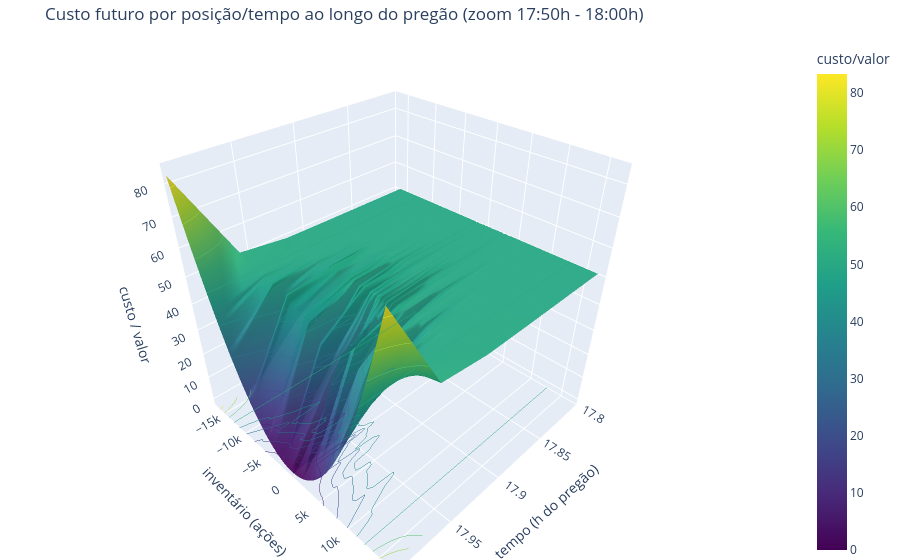

Notebook code cell kept with this figure:
### Markdown cell above
### Surface plot interativo (Plotly)
Gire, dê zoom e use o hover. O HTML fica salvo; focamos na última hora (17h-18h) para ver a parede terminal com mais detalhe.

### Code cell
value_surface_path = REPORT_DIR / 'value_surface.html'
value_surface_path.parent.mkdir(parents=True, exist_ok=True)

if 'time_scale' not in globals():
    start_hour = 10.0
    end_hour = 18.0
    time_scale = (end_hour - start_hour) / grid.T

if 'inv_scale' not in globals():
    inv_scale = 1.0

time_hours = grid.t * time_scale + start_hour
inventory_shares = grid.x * inv_scale
mask = (time_hours >= 17.0) & (time_hours <= 18.0)
if not mask.any():
    mask = time_hours >= (time_hours.max() - 1.0)
time_slice = time_hours[mask]
value_slice = U_all[mask]

value_surface = go.Figure(
    data=[
        go.Surface(
            x=time_slice,
            y=inventory_shares,
            z=value_slice.T,
            colorscale="Viridis",
            colorbar_title="custo/valor",
            showscale=True,
            opacity=0.95,
            contours={"z": {"show": True, "usecolormap": True, "project_z": True}},
        )
    ]
)
value_surface.update_layout(
    title="Custo futuro por posição/tempo ao longo do pregão (zoom 17:50h - 18:00h)",
    scene=dict(
        xaxis_title="tempo (h do pregão)",
        yaxis_title="inventário (ações)",
        zaxis_title="custo / valor",
        xaxis=dict(range=[17.8, 18.0]),
    ),
    margin=dict(l=0, r=0, b=0, t=40),
)
value_surface.write_html(value_surface_path, include_plotlyjs="cdn")
print(f"Surface plot interativo salvo em {value_surface_path}")
value_surface.show()

### Figure 1 — Plotly figure (JSON) as saved in the notebook; plotly's stock layout.template omitted (floating-point values rounded to 4 significant figures; data arrays with more than 128 entries replaced by an {"elided": "..."} marker saying what was removed)
{"data": [{"colorbar": {"title": {"text": "custo/valor"}}, "colorscale": [[0, "#440154"], [0.1111, "#482878"], [0.2222, "#3e4989"], [0.3333, "#31688e"], [0.4444, "#26828e"], [0.5556, "#1f9e89"], [0.6667, "#35b779"], [0.7778, "#6ece58"], [0.8889, "#b5de2b"], [1, "#fde725"]], "contours": {"z": {"project": {"z": true}, "show": true, "usecolormap": true}}, "opacity": 0.95, "showscale": true, "type": "surface", "x": [17.0, 17.04, 17.08, 17.12, 17.16, 17.2, 17.24, 17.28, 17.32, 17.36, 17.4, 17.44, 17.48, 17.52, 17.56, 17.6, 17.64, 17.68, 17.72, 17.76, 17.8, 17.84, 17.88, 17.92, 17.96, 18.0], "y": {"elided": "241 float values"}, "z": {"elided": "241x26 float values"}}], "layout": {"margin": {"b": 0, "l": 0, "r": 0, "t": 40}, "scene": {"xaxis": {"range": [17.8, 18], "title": {"text": "tempo (h do pregão)"}}, "yaxis": {"title": {"text": "inventário (ações)"}}, "zaxis": {"title": {"text": "custo / valor"}}}, "title": {"text": "Custo futuro por posição/tempo ao longo do pregão (zoom 17:50h - 18:00h)"}}}
